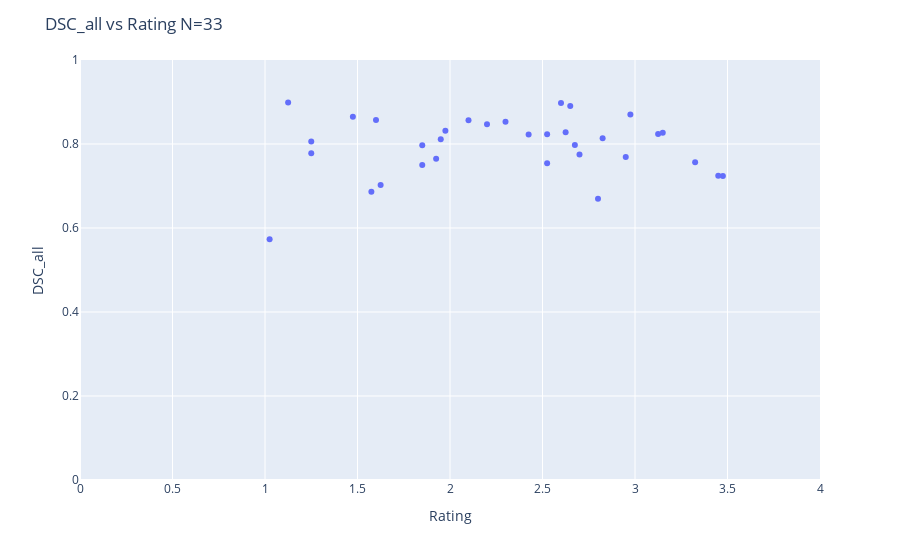
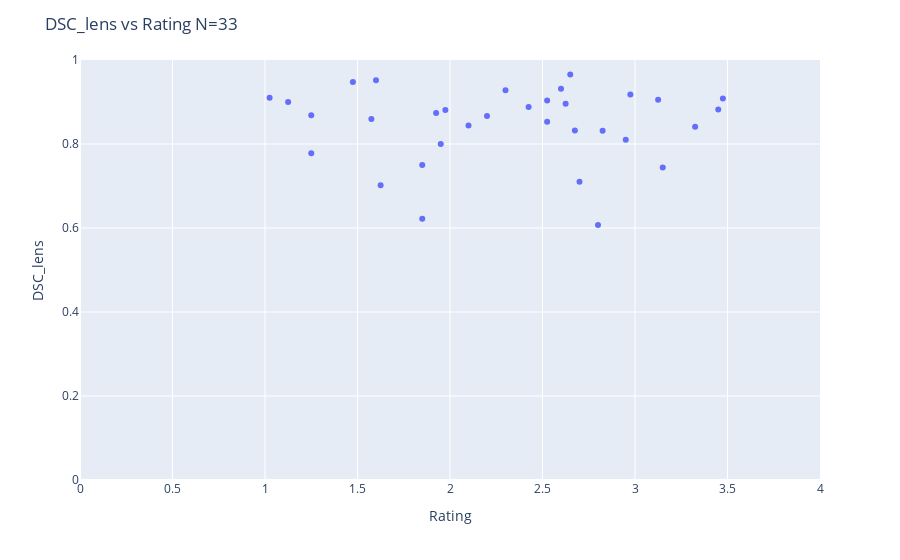
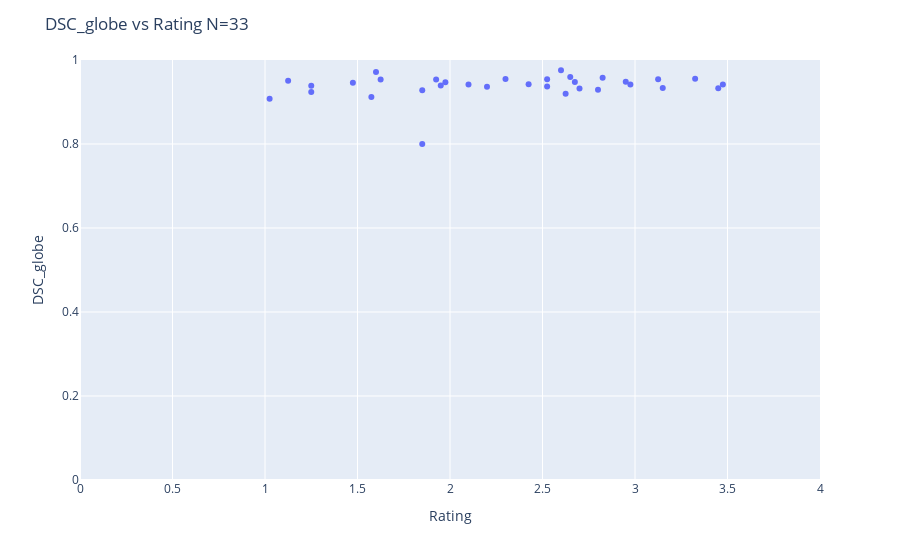
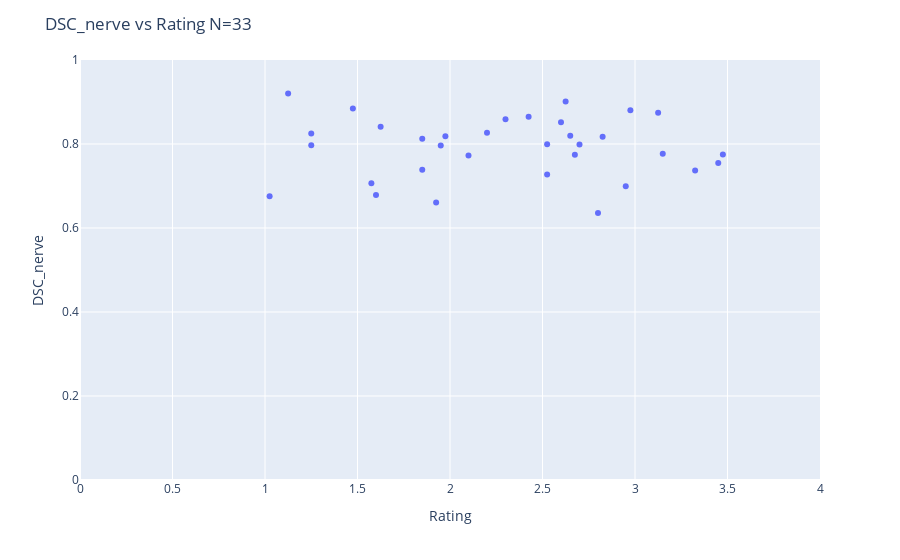

Source (notebook cell) for these figures, in order:
### Markdown cell above
Plot

### Code cell
import plotly.express as px

# normalize 'rating' column
# merged_df['rating'] = merged_df['rating'] / 4

# tissues
tissues = ['all','lens','globe','nerve','int_fat','ext_fat','lat_mus','med_mus','inf_mus','sup_mus']

# plot
for i in tissues:
    fig = px.scatter(merged_df, x='rating', y=f'DSC_{i}')
    fig.update_layout(title=f'DSC_{i} vs Rating N={len(merged_df)}', xaxis_title='Rating', yaxis_title=f'DSC_{i}', xaxis_range=[0, 4], yaxis_range=[0, 1])
    fig.show()
    # save as png
    fig.write_image(f'/home/jaimebarranco/Desktop/new_manual_annotations/agreement_with_ratings/DSC_{i}_vs_Rating.png')

### Figure 1 — Plotly figure (JSON) as saved in the notebook; plotly's stock layout.template omitted (floating-point values rounded to 4 significant figures)
{"data": [{"hovertemplate": "rating=%{x}<br>DSC_all=%{y}<extra></extra>", "legendgroup": "", "marker": {"color": "#636efa", "symbol": "circle"}, "mode": "markers", "name": "", "orientation": "v", "showlegend": false, "type": "scatter", "x": [2.3, 2.6, 2.65, 2.625, 2.1, 1.125, 1.6, 1.475, 1.85, 2.975, 2.525, 2.825, 3.125, 1.975, 1.95, 1.25, 2.2, 2.425, 3.15, 1.25, 3.475, 1.025, 1.925, 1.625, 2.7, 2.95, 1.575, 3.45, 2.675, 3.325, 1.85, 2.8, 2.525], "xaxis": "x", "y": [0.853, 0.8974, 0.8904, 0.8282, 0.8566, 0.8988, 0.857, 0.8649, 0.7968, 0.8702, 0.8233, 0.8135, 0.8236, 0.8318, 0.8116, 0.8058, 0.847, 0.8225, 0.827, 0.7782, 0.7235, 0.573, 0.7646, 0.7026, 0.775, 0.7688, 0.6861, 0.7243, 0.7974, 0.7563, 0.7503, 0.6696, 0.7545], "yaxis": "y"}], "layout": {"legend": {"tracegroupgap": 0}, "margin": {"t": 60}, "title": {"text": "DSC_all vs Rating N=33"}, "xaxis": {"anchor": "y", "domain": [0, 1], "range": [0, 4], "title": {"text": "Rating"}}, "yaxis": {"anchor": "x", "domain": [0, 1], "range": [0, 1], "title": {"text": "DSC_all"}}}}

### Figure 2 — Plotly figure (JSON) as saved in the notebook; plotly's stock layout.template omitted (floating-point values rounded to 4 significant figures)
{"data": [{"hovertemplate": "rating=%{x}<br>DSC_lens=%{y}<extra></extra>", "legendgroup": "", "marker": {"color": "#636efa", "symbol": "circle"}, "mode": "markers", "name": "", "orientation": "v", "showlegend": false, "type": "scatter", "x": [2.3, 2.6, 2.65, 2.625, 2.1, 1.125, 1.6, 1.475, 1.85, 2.975, 2.525, 2.825, 3.125, 1.975, 1.95, 1.25, 2.2, 2.425, 3.15, 1.25, 3.475, 1.025, 1.925, 1.625, 2.7, 2.95, 1.575, 3.45, 2.675, 3.325, 1.85, 2.8, 2.525], "xaxis": "x", "y": [0.9281, 0.9317, 0.9655, 0.896, 0.844, 0.9, 0.9519, 0.9474, 0.75, 0.918, 0.9034, 0.8317, 0.9053, 0.8811, 0.8, 0.8687, 0.8664, 0.888, 0.7443, 0.7778, 0.9083, 0.9099, 0.8739, 0.7016, 0.7103, 0.81, 0.8598, 0.8824, 0.8322, 0.8413, 0.6219, 0.607, 0.8527], "yaxis": "y"}], "layout": {"legend": {"tracegroupgap": 0}, "margin": {"t": 60}, "title": {"text": "DSC_lens vs Rating N=33"}, "xaxis": {"anchor": "y", "domain": [0, 1], "range": [0, 4], "title": {"text": "Rating"}}, "yaxis": {"anchor": "x", "domain": [0, 1], "range": [0, 1], "title": {"text": "DSC_lens"}}}}

### Figure 3 — Plotly figure (JSON) as saved in the notebook; plotly's stock layout.template omitted (floating-point values rounded to 4 significant figures)
{"data": [{"hovertemplate": "rating=%{x}<br>DSC_globe=%{y}<extra></extra>", "legendgroup": "", "marker": {"color": "#636efa", "symbol": "circle"}, "mode": "markers", "name": "", "orientation": "v", "showlegend": false, "type": "scatter", "x": [2.3, 2.6, 2.65, 2.625, 2.1, 1.125, 1.6, 1.475, 1.85, 2.975, 2.525, 2.825, 3.125, 1.975, 1.95, 1.25, 2.2, 2.425, 3.15, 1.25, 3.475, 1.025, 1.925, 1.625, 2.7, 2.95, 1.575, 3.45, 2.675, 3.325, 1.85, 2.8, 2.525], "xaxis": "x", "y": [0.9546, 0.9757, 0.9595, 0.9197, 0.9419, 0.9505, 0.9714, 0.9461, 0.8002, 0.9417, 0.9544, 0.9575, 0.9544, 0.9472, 0.9391, 0.924, 0.9363, 0.9423, 0.9333, 0.9388, 0.9415, 0.9078, 0.9538, 0.9537, 0.9323, 0.9482, 0.9117, 0.9327, 0.9474, 0.9555, 0.9278, 0.9293, 0.937], "yaxis": "y"}], "layout": {"legend": {"tracegroupgap": 0}, "margin": {"t": 60}, "title": {"text": "DSC_globe vs Rating N=33"}, "xaxis": {"anchor": "y", "domain": [0, 1], "range": [0, 4], "title": {"text": "Rating"}}, "yaxis": {"anchor": "x", "domain": [0, 1], "range": [0, 1], "title": {"text": "DSC_globe"}}}}

### Figure 4 — Plotly figure (JSON) as saved in the notebook; plotly's stock layout.template omitted (floating-point values rounded to 4 significant figures)
{"data": [{"hovertemplate": "rating=%{x}<br>DSC_nerve=%{y}<extra></extra>", "legendgroup": "", "marker": {"color": "#636efa", "symbol": "circle"}, "mode": "markers", "name": "", "orientation": "v", "showlegend": false, "type": "scatter", "x": [2.3, 2.6, 2.65, 2.625, 2.1, 1.125, 1.6, 1.475, 1.85, 2.975, 2.525, 2.825, 3.125, 1.975, 1.95, 1.25, 2.2, 2.425, 3.15, 1.25, 3.475, 1.025, 1.925, 1.625, 2.7, 2.95, 1.575, 3.45, 2.675, 3.325, 1.85, 2.8, 2.525], "xaxis": "x", "y": [0.8587, 0.852, 0.8197, 0.901, 0.7728, 0.9204, 0.6787, 0.8848, 0.8127, 0.8804, 0.7276, 0.8173, 0.8747, 0.8184, 0.7964, 0.7971, 0.8269, 0.8649, 0.7767, 0.8248, 0.7748, 0.6755, 0.6604, 0.8409, 0.7986, 0.6995, 0.7068, 0.7546, 0.7742, 0.7372, 0.7389, 0.6358, 0.7994], "yaxis": "y"}], "layout": {"legend": {"tracegroupgap": 0}, "margin": {"t": 60}, "title": {"text": "DSC_nerve vs Rating N=33"}, "xaxis": {"anchor": "y", "domain": [0, 1], "range": [0, 4], "title": {"text": "Rating"}}, "yaxis": {"anchor": "x", "domain": [0, 1], "range": [0, 1], "title": {"text": "DSC_nerve"}}}}
